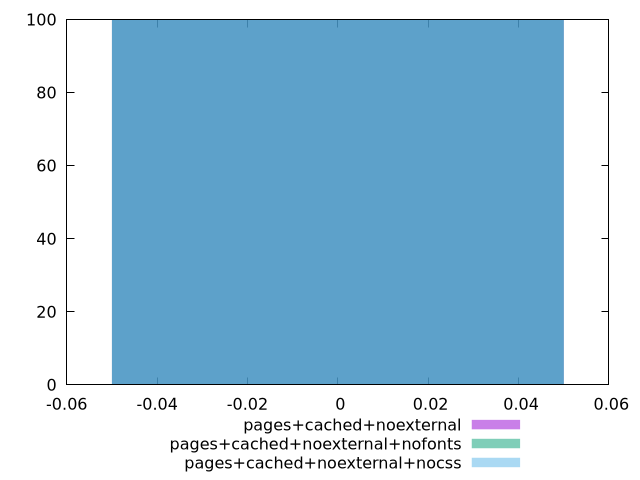

Write the gnuplot code that produced this figure.
$_pagesCachedNoexternal <<EOF
0 100
EOF
$_pagesCachedNoexternalNofonts <<EOF
0 100
EOF
$_pagesCachedNoexternalNocss <<EOF
0 100
EOF
set key outside below
set terminal pngcairo
set output "report_00006_2020-11-02T20-21-41.718Z/unminified-css/unminified-css_pages+cached+noexternal_pages+cached+noexternal+nofonts_pages+cached+noexternal+nocss+hist.png"
set boxwidth 0.1
set style fill transparent solid 0.5 noborder
set yrange [0:100]
plot $_pagesCachedNoexternal title "pages+cached+noexternal" with boxes ,$_pagesCachedNoexternalNofonts title "pages+cached+noexternal+nofonts" with boxes ,$_pagesCachedNoexternalNocss title "pages+cached+noexternal+nocss" with boxes ,
